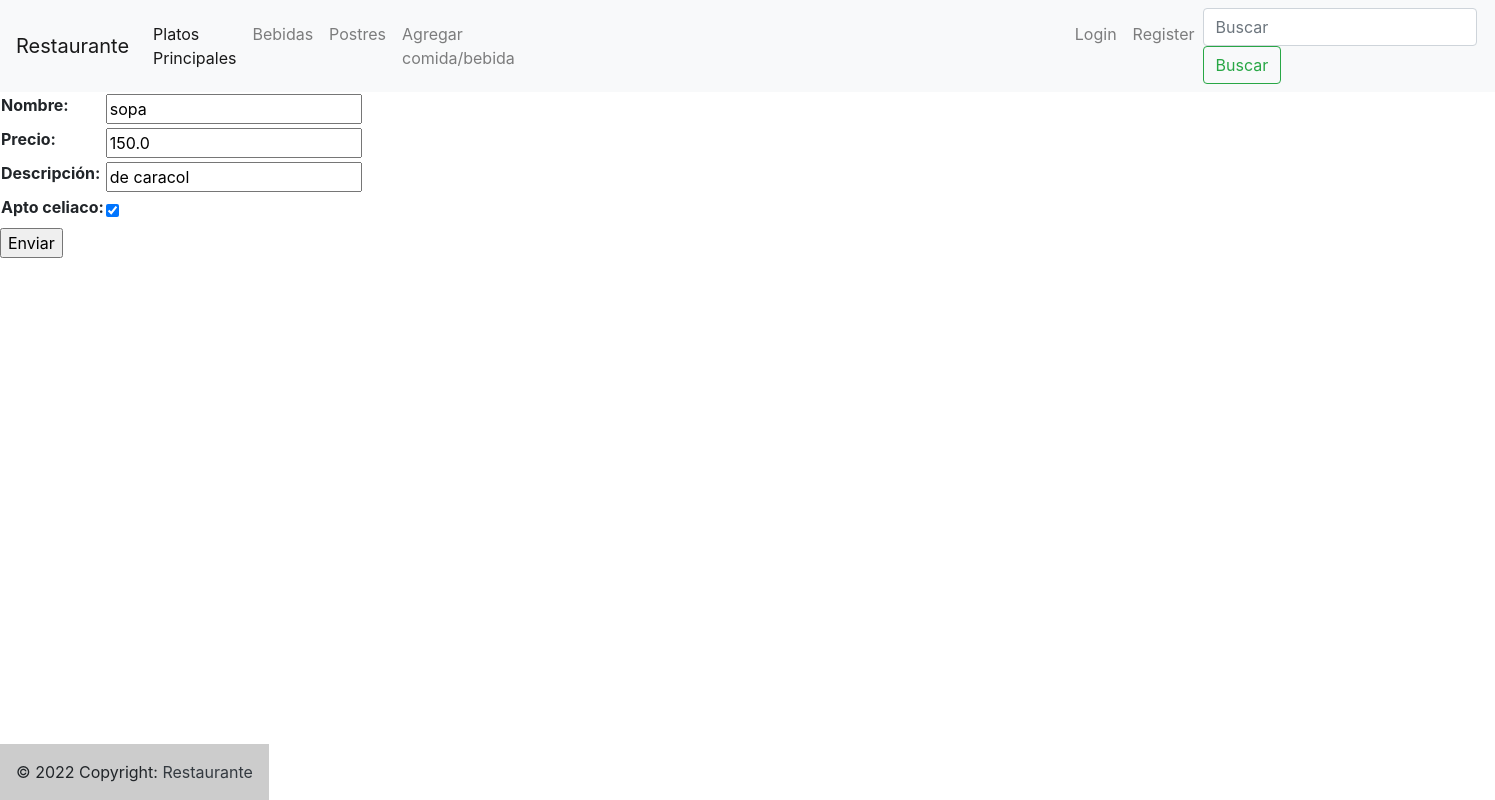
Before: /lunch/update_food/1/ with the older database file.
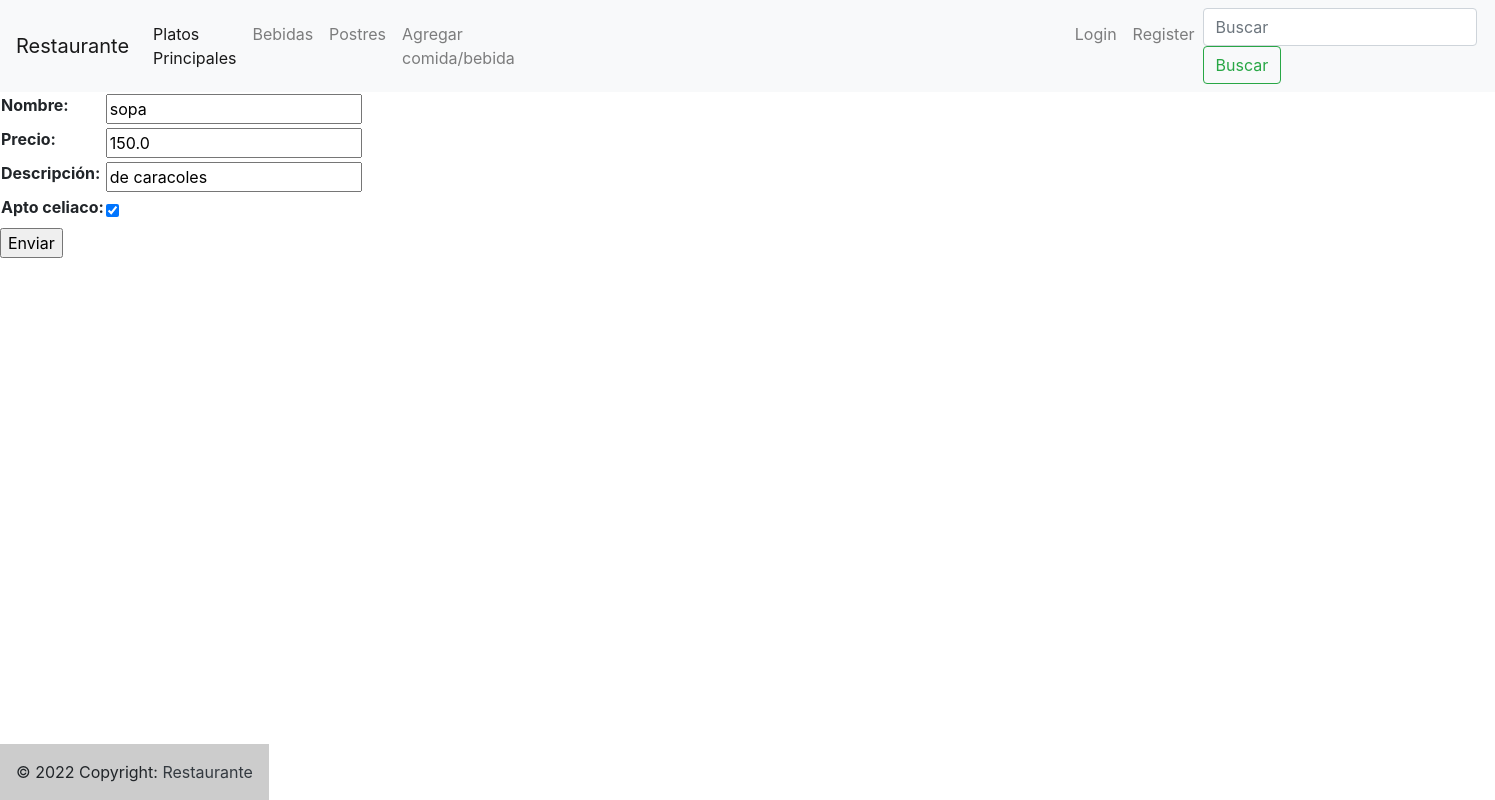
After: the same page with the newer database file.
### lunch/models.py (models this page shows, shortened)
class principal(models.Model):
    name = models.CharField(max_length=40)
    price = models.FloatField()
    description = models.CharField(max_length=300, blank=True, null=True)
    celiac = models.BooleanField()

### lunch/views.py (the view)
# urls.py: path("update_food/<int:pk>/", update_food, name= "update_food"),
def update_food(request, pk):
    if request.method == "POST":
        form = Formulario_principal(request.POST)
        if form.is_valid():
            food = principal.objects.get(id=pk)
            food.name = form.cleaned_data['name']
            food.price = form.cleaned_data['price']
            food.description = form.cleaned_data['description']
            food.celiac = form.cleaned_data['celiac']
            food.save()
            return redirect(foods_list)
    elif request.method == "GET":
        food = principal.objects.get(id=pk)
        form = Formulario_principal(initial={
                                        "name":food.name,
                                        "price":food.price,
                                        "description":food.description,
                                        "celiac":food.celiac})
        context = {"form":form}
        return render(request, "foods/update_food.html", context=context)

### lunch/forms.py
class Formulario_principal(forms.Form):
    name = forms.CharField(max_length=40, label= "Nombre")
    price = forms.FloatField(label="Precio")
    description = forms.CharField(max_length=200, label= "Descripción")
    celiac = forms.BooleanField(required=False, label="Apto celiaco")

### templates/foods/update_food.html (shortened to what this page needs)
{% extends 'base.html' %}
{% block contenido_que_cambia %}
<form action="" method="POST">
<table>
{{form.as_table}}
</table>
<p><input type="submit"value="Enviar"></p>
</form>
{% endblock %}

### templates/base.html (shortened to what this page needs)
<!DOCTYPE html>
<html lang="en">
<head>
    <link rel="stylesheet" href="https://cdn.jsdelivr.net/npm/bootstrap@4.6.2/dist/css/bootstrap.min.css">
</head>
<body>
    <nav class="navbar navbar-expand-lg navbar-light bg-light">
        <a class="navbar-brand" href="/">Restaurante</a>
        <div class="collapse navbar-collapse" id="navbarSupportedContent">
          <ul class="navbar-nav mr-auto">
            <li class="nav-item active">
              <a class="nav-link" href="/lunch/foods_list/">Platos Principales <span class="sr-only">(current)</span></a>
            </li>
            <li class="nav-item">
              <a class="nav-link" href="/lunch/drinks_list/">Bebidas</a>
            </li>
            <li class="nav-item">
              <a class="nav-link" href="/lunch/desserts_list/">Postres</a>
            </li>
            <li class="nav-item">
              <a class="nav-link" href="/lunch/add_food/" style= "margin-right: 34rem " >Agregar comida/bebida</a>
            </li>
            {% if request.user.is_authenticated %}
            <li class="nav-item">
              <a class="nav-link" href="/users/logout">Logout</a>
            </li>
            {% else %}
            <li class="nav-item">
              <a class="nav-link" href="/users/login">Login</a>
            </li>
            <li class="nav-item">
              <a class="nav-link" href="/users/register/">Register</a>
            </li>
            {% endif %}
          </ul>
          <form class="form-inline my-2 my-lg-0" action="/search_food/" method="GET">
            <input class="form-control mr-sm-2" type="search" placeholder="Buscar" aria-label="Buscar" name="search">
            <button class="btn btn-outline-success my-2 my-sm-0" type="submit">Buscar</button>
          </form>
        </div>
      </nav>
{% block contenido_que_cambia %}
{% endblock %}
<center>
<footer class="bg-light text-center text-lg-start">
  <div class="text-center p-3" style="position: absolute; bottom: 0px;background-color: rgba(0, 0, 0, 0.2);">
    © 2022 Copyright:
    <a class="text-dark" href="">Restaurante</a>
      </div>
      </footer>
</body>
</html>

Changed rows visible on the page:
changed principal "sopa": description "de caracol" → "de caracoles"
